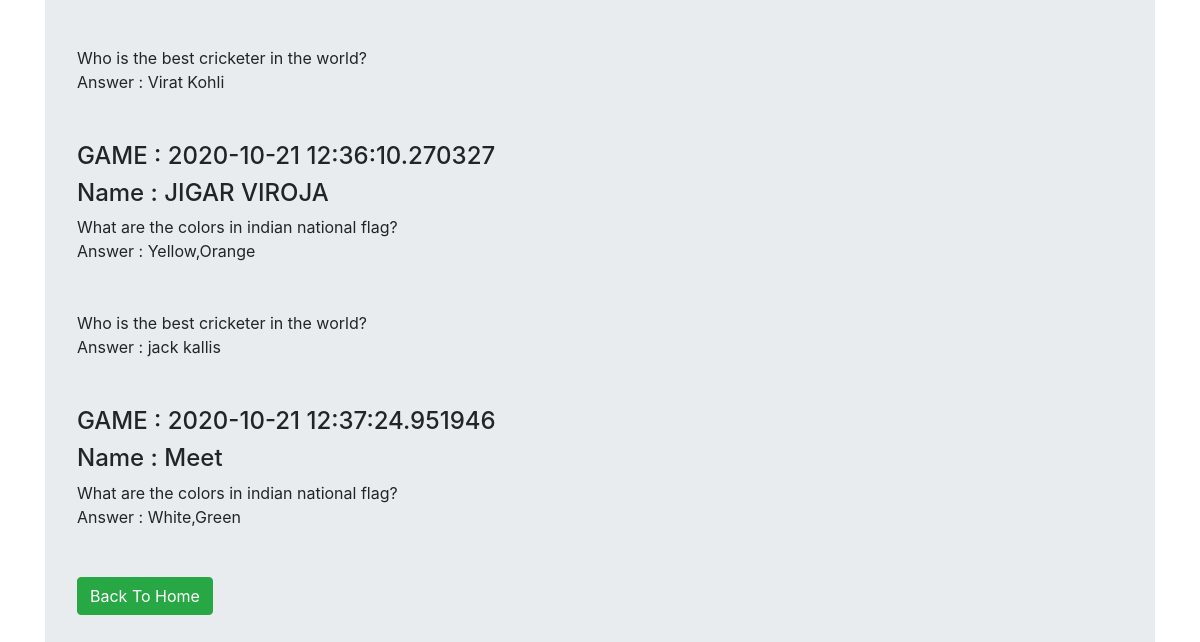
Page /history/ (lower part) on the earlier database version.
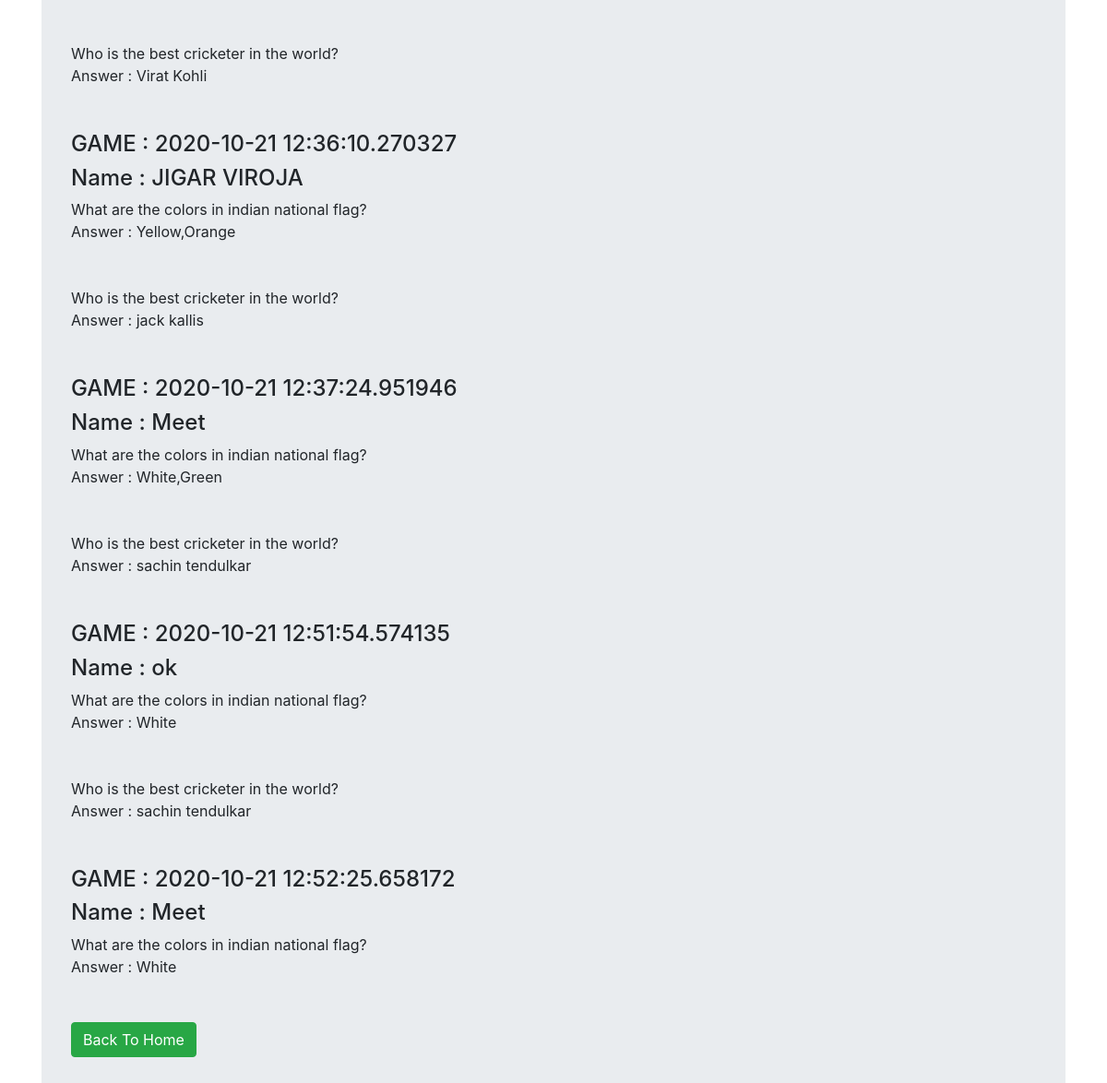
Same page on the later database version.
### Trivia_App/models.py (models this page shows, shortened)
class FinalResult(models.Model):
    name = models.CharField(max_length=20, null=True)
    question = models.CharField(max_length=200, null=True)
    option = models.CharField(max_length=100, null=True)
    time = models.CharField(max_length=100, null=True)

### Trivia_App/views.py (the view)
# urls.py: path('history/', views.history, name='History'),
def history(request):
    result = FinalResult.objects.all()
    return render(request, 'history.html', {'result': result})

### Trivia_App/templatetags/my_tags.py (called while the page is built)
@register.filter
def modulo(num, value):
    return num % value

### Trivia_App/templates/history.html
{% extends "base.html" %}
{% block body_block %}
<h1>History of Quiz</h1><br>
{% load my_tags %}
{% for data in result %}
{% if forloop.counter|modulo:2 == 1 %}
<h4>GAME : {{data.time }} </h4>
<h4>Name : {{data.name }} </h4>
{% endif %}
{{data.question }}<br>
Answer : {{data.option }}<br>
<br>
<br>
{% endfor %}
<a href="/" class="btn btn-success">Back To Home</a>
{% endblock %}

### Trivia_App/templates/base.html (shortened to what this page needs)
<!doctype html>
<html lang="en">
<head>
  <link rel="stylesheet" href="https://maxcdn.bootstrapcdn.com/bootstrap/4.0.0/css/bootstrap.min.css"
>
</head>
<body>
  <div class="container">
    <div class="jumbotron mt-5">
      {% block body_block %}
      {% endblock %}
    </div>
  </div>
</body>
</html>

Differences in the rows shown:
added FinalResult: question "Who is the best cricketer in the world?", option "sachin tendulkar"
added FinalResult: time "2020-10-21 12:51:54.574135", name "ok", question "What are the colors in indian national flag?", option "White"
added FinalResult: question "Who is the best cricketer in the world?", option "sachin tendulkar"
added FinalResult: time "2020-10-21 12:52:25.658172", name "Meet", question "What are the colors in indian national flag?", option "White"
